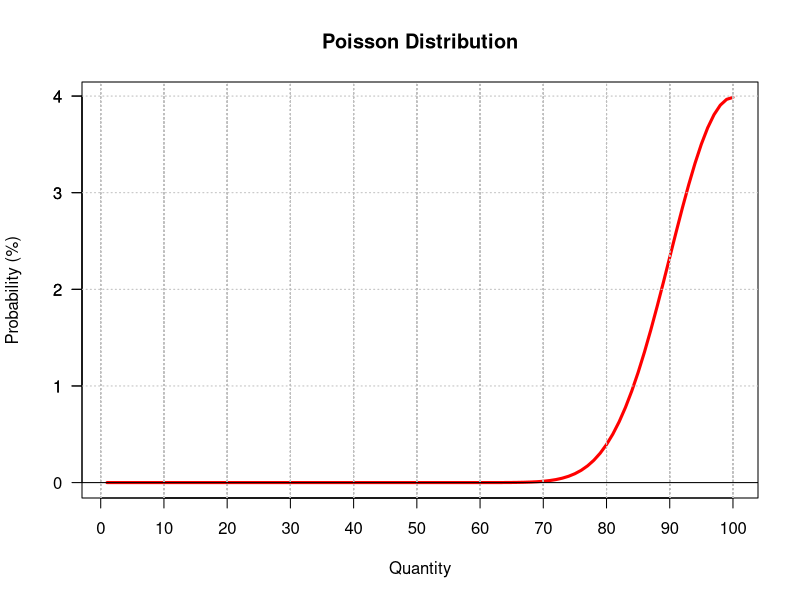

Reproduce this figure in R.
poisson.plt <- function(x, y){ # Plot of Poisson Distribution
  
  # Data Frame
  l <- data.frame(as.data.frame(seq(x)),(seq(x)^y*exp(-seq(x))/factorial(y))*x)
  
  # Plot Poisson Distribution
  plot(l[,1], l[,2], type = "l", las = 1, xlab = "Quantity", lwd = 3,
       col = "red", ylab = "Probability (%)", main = "Poisson Distribution")
  
  # Add numbers for horizontal axis
  axis(side = 1, at=seq(l[nrow(l),1], from = 10, by = l[nrow(l),1] / 5))
  
  for (n in 10:length(l[nrow(l),1])){ # Add grey vertical lines
    
    abline(v=seq(l[nrow(l),1],from=0,by=l[nrow(l),1]/10),lty=3,col="grey")}
  
  abline(h = 0) # Add horizontal line
  
  if (max(l[,2])<20){ axis(side=2,at=seq(round(max(l[,2])),from=1,by=1),las=2)
    
    abline(h = seq(round(max(l[,2])), from = 1, by = 1), col="grey", lty=3) }
  
  if (max(l[,2]) > 20 & max(l[,2]) < 50){ # Add grey horizontal lines
    
    abline(h = seq(round(max(l[,2])), from = 5, by = 5), col="grey", lty=3) }
  
  if (max(l[,2]) > 50 & max(l[,2]) < 100){ # Add grey horizontal lines
    
    abline(h = seq(round(max(l[,2])), from = 10, by = 10), col="grey", lty=3) }
}
poisson.plt(100, 100) # Test
